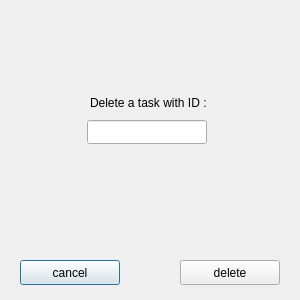
<?xml version="1.0" encoding="UTF-8"?>
<ui version="4.0">
 <class>Delt</class>
 <widget class="QWidget" name="Delt">
  <property name="geometry">
   <rect>
    <x>0</x>
    <y>0</y>
    <width>300</width>
    <height>300</height>
   </rect>
  </property>
  <property name="minimumSize">
   <size>
    <width>300</width>
    <height>300</height>
   </size>
  </property>
  <property name="maximumSize">
   <size>
    <width>300</width>
    <height>300</height>
   </size>
  </property>
  <property name="windowTitle">
   <string>DeleteTask</string>
  </property>
  <widget class="QPushButton" name="pushButton">
   <property name="geometry">
    <rect>
     <x>20</x>
     <y>260</y>
     <width>100</width>
     <height>25</height>
    </rect>
   </property>
   <property name="sizePolicy">
    <sizepolicy hsizetype="Minimum" vsizetype="Fixed">
     <horstretch>100</horstretch>
     <verstretch>25</verstretch>
    </sizepolicy>
   </property>
   <property name="minimumSize">
    <size>
     <width>100</width>
     <height>25</height>
    </size>
   </property>
   <property name="maximumSize">
    <size>
     <width>100</width>
     <height>25</height>
    </size>
   </property>
   <property name="sizeIncrement">
    <size>
     <width>100</width>
     <height>25</height>
    </size>
   </property>
   <property name="baseSize">
    <size>
     <width>100</width>
     <height>25</height>
    </size>
   </property>
   <property name="cursor">
    <cursorShape>PointingHandCursor</cursorShape>
   </property>
   <property name="focusPolicy">
    <enum>Qt::StrongFocus</enum>
   </property>
   <property name="text">
    <string>cancel</string>
   </property>
   <property name="autoDefault">
    <bool>false</bool>
   </property>
   <property name="default">
    <bool>true</bool>
   </property>
   <property name="flat">
    <bool>false</bool>
   </property>
  </widget>
  <widget class="QPushButton" name="pushButton_2">
   <property name="geometry">
    <rect>
     <x>180</x>
     <y>260</y>
     <width>100</width>
     <height>25</height>
    </rect>
   </property>
   <property name="sizePolicy">
    <sizepolicy hsizetype="Minimum" vsizetype="Fixed">
     <horstretch>100</horstretch>
     <verstretch>25</verstretch>
    </sizepolicy>
   </property>
   <property name="minimumSize">
    <size>
     <width>100</width>
     <height>25</height>
    </size>
   </property>
   <property name="maximumSize">
    <size>
     <width>100</width>
     <height>25</height>
    </size>
   </property>
   <property name="sizeIncrement">
    <size>
     <width>100</width>
     <height>25</height>
    </size>
   </property>
   <property name="baseSize">
    <size>
     <width>100</width>
     <height>25</height>
    </size>
   </property>
   <property name="cursor">
    <cursorShape>PointingHandCursor</cursorShape>
   </property>
   <property name="text">
    <string>delete</string>
   </property>
  </widget>
  <widget class="QLabel" name="label">
   <property name="geometry">
    <rect>
     <x>90</x>
     <y>90</y>
     <width>120</width>
     <height>25</height>
    </rect>
   </property>
   <property name="text">
    <string>Delete a task with ID :</string>
   </property>
  </widget>
  <widget class="QLineEdit" name="lineEdit">
   <property name="geometry">
    <rect>
     <x>87</x>
     <y>120</y>
     <width>120</width>
     <height>24</height>
    </rect>
   </property>
   <property name="alignment">
    <set>Qt::AlignCenter</set>
   </property>
  </widget>
 </widget>
 <resources/>
 <connections/>
</ui>
